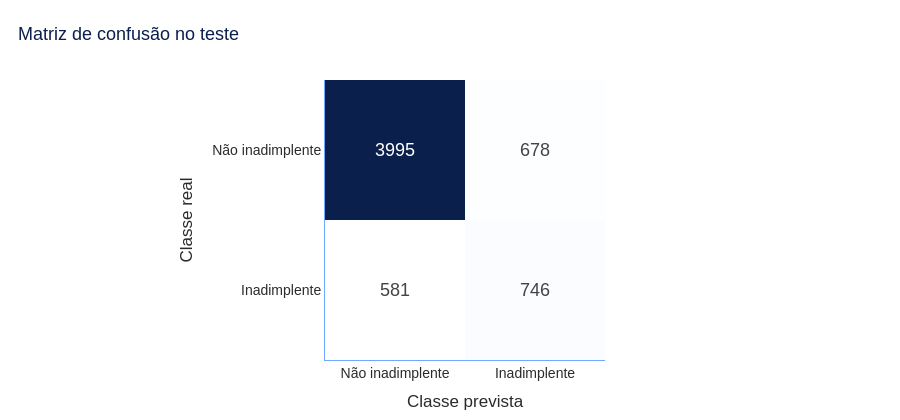

Notebook code cell kept with this figure:
### Code cell
fig = grafico_matriz_confusao(matriz_teste)
fig.show()

pd.DataFrame({
    "validação": resultado_validacao,
    "teste": resultado_teste,
})

### Figure 1 — Plotly figure (JSON) as saved in the notebook; plotly's stock layout.template omitted (floating-point values rounded to 4 significant figures)
{"data": [{"coloraxis": "coloraxis", "hovertemplate": "Real: %{y}<br>Prevista: %{x}<br>Clientes: %{z}<extra></extra>", "name": "0", "textfont": {"size": 18}, "texttemplate": "%{z}", "type": "heatmap", "x": ["Não inadimplente", "Inadimplente"], "xaxis": "x", "y": ["Não inadimplente", "Inadimplente"], "yaxis": "y", "z": [[3995, 678], [581, 746]]}], "layout": {"coloraxis": {"autocolorscale": false, "colorbar": {"title": {"text": "Clientes"}}, "colorscale": [[0, "#FFFFFF"], [0.25, "#EAF2FF"], [0.5, "#6FA8FF"], [0.75, "#1D5BFF"], [1, "#0B1F4D"]], "showscale": false}, "colorway": ["#1D5BFF", "#00C86F", "#A259FF", "#6FA8FF", "#123C8C"], "font": {"color": "#2B2B2B", "family": "Arial, sans-serif", "size": 14}, "height": 420, "hoverlabel": {"font": {"size": 13}}, "legend": {"orientation": "h", "title": {"text": ""}, "x": 0, "y": 1.02, "yanchor": "bottom"}, "margin": {"b": 60, "l": 70, "r": 40, "t": 80}, "paper_bgcolor": "#FFFFFF", "plot_bgcolor": "#F7FAFF", "separators": ",.", "showlegend": false, "title": {"font": {"color": "#0B1F4D", "size": 18}, "text": "Matriz de confusão no teste", "x": 0.02}, "xaxis": {"anchor": "y", "constrain": "domain", "domain": [0, 1], "gridcolor": "#EAF2FF", "linecolor": "#6FA8FF", "scaleanchor": "y", "showgrid": false, "tickfont": {"color": "#2B2B2B"}, "title": {"font": {"color": "#2B2B2B"}, "text": "Classe prevista"}, "zeroline": false}, "yaxis": {"anchor": "x", "autorange": "reversed", "constrain": "domain", "domain": [0, 1], "gridcolor": "#EAF2FF", "linecolor": "#6FA8FF", "showgrid": false, "tickfont": {"color": "#2B2B2B"}, "title": {"font": {"color": "#2B2B2B"}, "text": "Classe real"}, "zeroline": false}}}
